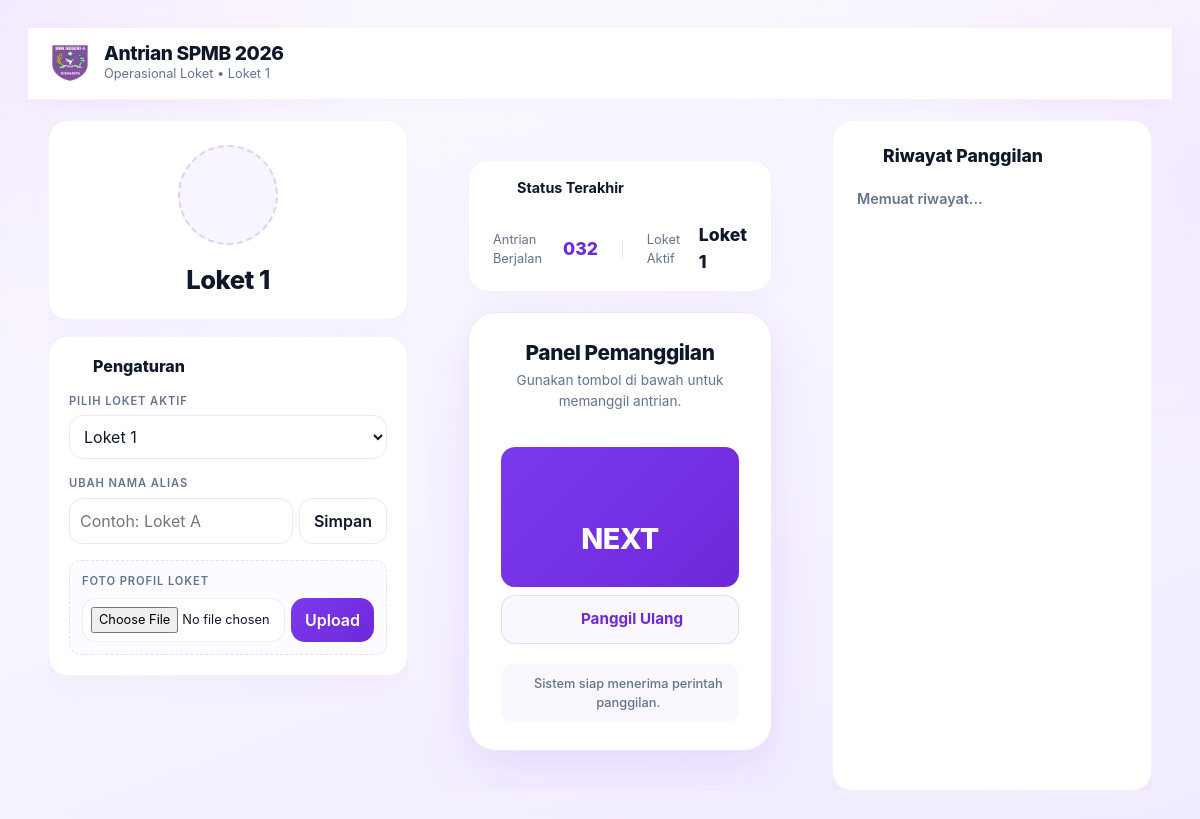
The page /loket?loket=1 (signed in) on the database as committed earlier.
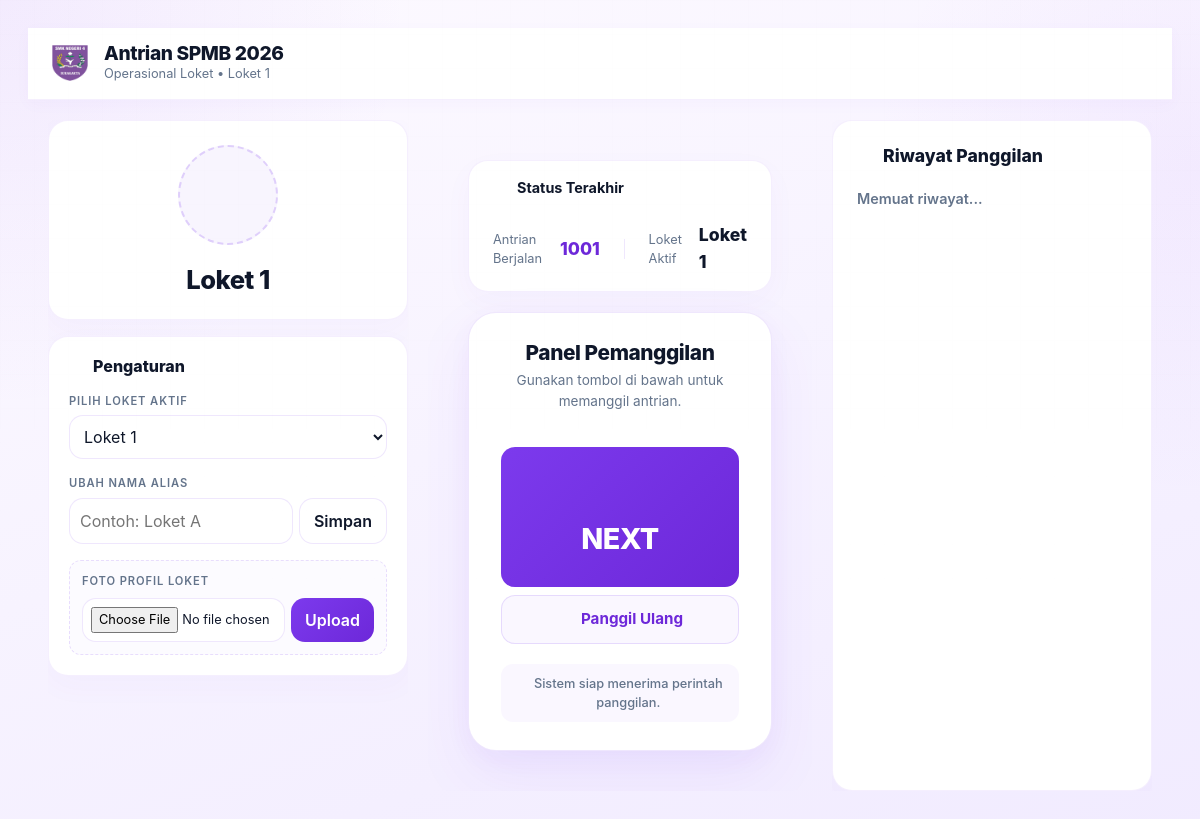
The same page on the database as committed later.
### tables this page shows
CREATE TABLE users (
                id INTEGER PRIMARY KEY AUTOINCREMENT,
                username TEXT NOT NULL UNIQUE,
                password_hash TEXT NOT NULL,
                role TEXT NOT NULL CHECK (role IN ("admin", "loket")),
                created_at TEXT NOT NULL
            , alias TEXT NOT NULL DEFAULT "", loket_number INTEGER NOT NULL DEFAULT 0);

CREATE TABLE state (
            id INTEGER PRIMARY KEY CHECK (id = 1),
            antrian INTEGER NOT NULL DEFAULT 0,
            loket INTEGER NOT NULL DEFAULT 0,
            panggil INTEGER NOT NULL DEFAULT 0
        );

### index.php (called while the page is built, shortened)
<?php
$requestUri = $_SERVER['REQUEST_URI'] ?? '';
$path = parse_url($requestUri, PHP_URL_PATH);
if ($path === '/' || $path === '/admin' || $path === '/index.php') {
    $page = $_GET['page'] ?? 'admin';
} elseif (strpos($path, '/loket') === 0) {
    $page = 'loket';
} elseif ($path === '/layar') {
    $page = 'layar';
} elseif ($path === '/admin') {
    $page = 'admin';
} elseif ($path === '/login') {
    $page = 'login';
} elseif ($path === '/register') {
    $page = 'register';
} elseif ($path === '/logout') {
    $page = 'logout';
} else {
    $page = '404';
}
$pageMap = [
    'menu' => __DIR__ . '/views/menu.php',
    'layar' => __DIR__ . '/views/layar.php',
    'admin' => __DIR__ . '/views/admin.php',
    'loket' => __DIR__ . '/views/loket.php',
    'login' => __DIR__ . '/auth/login.php',
    'register' => __DIR__ . '/auth/register.php',
    'logout' => __DIR__ . '/auth/logout.php',
];
require $pageMap[$page];

### auth/helpers.php (called while the page is built, shortened)
<?php
require_once __DIR__ . '/../config/database.php';
function antrian_base_url(): string
{
    static $baseUrl = null;
    if ($baseUrl !== null) {
        return $baseUrl;
    }
    $basePath = rtrim(dirname($_SERVER['SCRIPT_NAME']), '\\/');
    $basePath = rtrim($basePath, '\\/');
    $baseUrl = $basePath;
    return $baseUrl;
}
function antrian_csrf_token(): string
{
    return $_SESSION['_csrf_token'];
}
function antrian_loket_user_by_number(int $loketNumber): ?array
{
    $statement = antrian_db()->prepare(
        'SELECT id, username, alias, loket_number, role, created_at
         FROM users
         WHERE role = "loket" AND loket_number = :loket_number
         LIMIT 1'
    );
    $statement->bindValue(':loket_number', $loketNumber, PDO::PARAM_INT);
    $statement->execute();
    $user = $statement->fetch();
    return $user ?: null;
}

### config/database.php (called while the page is built, shortened)
<?php
function antrian_db(): PDO
{
    static $pdo = null;
    if ($pdo instanceof PDO) {
        return $pdo;
    }
    $databasePath = __DIR__ . '/../database/antrian.sqlite';
    $pdo = new PDO('sqlite:' . $databasePath);
    $pdo->setAttribute(PDO::ATTR_ERRMODE, PDO::ERRMODE_EXCEPTION);
    $pdo->setAttribute(PDO::ATTR_DEFAULT_FETCH_MODE, PDO::FETCH_ASSOC);
    $pdo->setAttribute(PDO::ATTR_TIMEOUT, 5);
    $pdo->exec('PRAGMA busy_timeout = 5000');
    $pdo->exec('PRAGMA journal_mode = WAL');
    $pdo->exec('PRAGMA synchronous = NORMAL');
    $pdo->exec('PRAGMA foreign_keys = ON');
    $pdo->exec(
        'CREATE TABLE IF NOT EXISTS state (
            id INTEGER PRIMARY KEY CHECK (id = 1),
            antrian INTEGER NOT NULL DEFAULT 0,
            loket INTEGER NOT NULL DEFAULT 0,
            panggil INTEGER NOT NULL DEFAULT 0
        )'
    );
    $pdo->exec('INSERT OR IGNORE INTO state (id, antrian, loket, panggil) VALUES (1, 0, 0, 0)');
    $pdo->exec(
        'CREATE TABLE IF NOT EXISTS app_settings (
            id INTEGER PRIMARY KEY CHECK (id = 1),
            intro_text TEXT NOT NULL,
            outro_text TEXT NOT NULL,
            queue_start INTEGER NOT NULL DEFAULT 1,
            display_cols INTEGER NOT NULL DEFAULT 4,
            display_rows INTEGER NOT NULL DEFAULT 2
        )'
    );
    $pdo->exec(
        'INSERT OR IGNORE INTO app_settings (id, intro_text, outro_text, queue_start)
            VALUES (1, "", "", 1)'
    );
    $pdo->exec(
        'CREATE TABLE IF NOT EXISTS loket_last_call (
            loket INTEGER PRIMARY KEY,
            antrian INTEGER NOT NULL DEFAULT 0,
            updated_at TEXT NOT NULL
        )'
    );
    $pdo->exec(
        'CREATE TABLE IF NOT EXISTS call_history (
            id INTEGER PRIMARY KEY AUTOINCREMENT,
            loket INTEGER NOT NULL,
            antrian INTEGER NOT NULL,
            created_at TEXT NOT NULL
        )'
    );
    $pdo->exec(
        'CREATE TABLE IF NOT EXISTS users (
            id INTEGER PRIMARY KEY AUTOINCREMENT,
            username TEXT NOT NULL UNIQUE,
            alias TEXT NOT NULL DEFAULT "",
            loket_number INTEGER NOT NULL DEFAULT 0,
            password_hash TEXT NOT NULL,
            role TEXT NOT NULL CHECK (role IN ("admin", "loket")),
            created_at TEXT NOT NULL
        )'
    );
    $pdo->exec('UPDATE users SET alias = username WHERE alias = "" OR alias IS NULL');
    $legacyRole = implode('', array_map('chr', [99, 108, 105, 101, 110, 116]));
    $pdo->prepare('UPDATE users SET role = :new_role WHERE role = :old_role')
        ->execute([
            'new_role' => 'loket',
            'old_role' => $legacyRole,
        ]);
    $pdo->exec('CREATE UNIQUE INDEX IF NOT EXISTS idx_users_loket_number ON users(loket_number) WHERE role = "loket"');
    return $pdo;
}
function antrian_state(): array
{
    $statement = antrian_db()->query('SELECT id, antrian, loket, panggil FROM state WHERE id = 1');
    $state = $statement ? $statement->fetch() : false;
    return $state ?: [
        'id' => 1,
        'antrian' => 0,
        'loket' => 0,
        'panggil' => 0,
    ];
}
function antrian_format_number(int $number): string
{
    return str_pad((string) $number, 3, '0', STR_PAD_LEFT);
}

### views/loket.php (the view, shortened to what the rows shown need)
<?php
require __DIR__ . '/../config/database.php';
require __DIR__ . '/../auth/helpers.php';
$loket = filter_input(INPUT_GET, 'loket', FILTER_VALIDATE_INT);
$loket = $loket && $loket > 0 ? $loket : (int) ($_GET['loket'] ?? 1);
$loket = $loket > 0 ? $loket : 1;
$requestedLoket = $loket;
$currentLoketAccount = antrian_loket_user_by_number($requestedLoket);
$loket = $requestedLoket;
$aliasName = $currentLoketAccount ? ($currentLoketAccount['alias'] ?: 'Loket ' . $loket) : 'Loket ' . $loket;
$state = antrian_state();
$currentQueue = antrian_format_number((int) $state['antrian']);
$csrfToken = antrian_csrf_token();
?><!DOCTYPE html>
<html lang="id">
<head>
    <link href="<?= antrian_base_url() ?>/assets/vendor/bootstrap/bootstrap.min.css" rel="stylesheet">
    <link rel="stylesheet" href="<?= antrian_base_url() ?>/assets/css/style.css">
</head>
<body class="app-shell app-loket app-admin" data-role="loket" data-base-url="<?= antrian_base_url() ?>" data-next-base-url="<?= antrian_base_url() ?>/api/next.php" data-loket="<?= $loket ?>" data-csrf-token="<?= htmlspecialchars($csrfToken, ENT_QUOTES, 'UTF-8') ?>">
    <nav class="admin-navbar" style="display: flex; justify-content: space-between; align-items: center;">
        <div style="display: flex; align-items: center; gap: 16px;">
            <div>
                <h1 style="font-size: 1.2rem; font-weight: 800; margin: 0; letter-spacing: -0.02em;">Antrian SPMB 2026</h1>
                <p style="font-size: 0.8rem; color: var(--muted); margin: 0;">Operasional Loket &bull; <?= htmlspecialchars($aliasName, ENT_QUOTES, 'UTF-8') ?></p>
            </div>
        </div>
    </nav>
    <div class="admin-layout">
        <div class="admin-sidebar" style="width: 360px;">
            <div class="panel-card-premium" style="gap: 12px; align-items: center; text-align: center; padding: 24px;">
                <h2 id="loketTitle" style="font-weight: 850; letter-spacing: -0.02em; margin: 8px 0 0 0; color: var(--text); font-size: 1.6rem;">
                </h2>
            </div>
            <div class="panel-card-premium" style="padding: 20px; gap: 16px;">
                <h2 style="font-size: 1rem; font-weight: 800; margin: 0; color: var(--text); display: flex; align-items: center; gap: 8px;">
                    <i data-lucide="settings" class="text-primary" style="width: 16px; height: 16px;"></i> Pengaturan
                </h2>
            </div>
        </div>
        <div class="admin-main" style="overflow-y: auto; padding: 40px; display: flex; flex-direction: column; align-items: center; justify-content: flex-start; gap: 20px; background: transparent; border: none; box-shadow: none;">
            <div class="panel-card-premium" style="padding: 16px 24px; width: 100%; max-width: 480px; border-radius: 20px; flex-shrink: 0;">
                <div style="display: flex; align-items: center; gap: 24px; justify-content: space-between; flex-wrap: wrap;">
                    <div style="display: flex; gap: 24px; align-items: center;">
                        <div style="display: flex; align-items: center; gap: 8px;">
                            <span style="font-size: 0.8rem; color: var(--muted);">Antrian Berjalan</span>
                            <strong id="currentQueueNumber" style="font-size: 1.1rem; color: var(--accent-strong); font-weight: 850;"><?= htmlspecialchars($currentQueue, ENT_QUOTES, 'UTF-8') ?></strong>
                        </div>
                    </div>
                </div>
            </div>
            <div class="panel-card-premium" style="padding: 28px 32px; width: 100%; max-width: 480px; border-radius: 28px; box-shadow: 0 24px 60px rgba(124, 58, 237, 0.08), 0 8px 24px rgba(124, 58, 237, 0.04); border: 1px solid rgba(124, 58, 237, 0.12); text-align: center; display: flex; flex-direction: column; gap: 20px;">
                <div>
                    <h2 style="font-size: 1.3rem; font-weight: 850; margin: 0; color: var(--text); letter-spacing: -0.02em;">Panel Pemanggilan</h2>
                </div>
            </div>
        </div>
        <div class="admin-sidebar" style="width: 320px; overflow-y: auto;">
            <div class="panel-card-premium" style="padding: 24px; min-height: 100%; display: flex; flex-direction: column;">
                <h2 style="font-size: 1.1rem; font-weight: 850; margin: 0 0 20px 0; color: var(--text); display: flex; align-items: center; gap: 8px;">
                    <i data-lucide="megaphone" class="text-primary" style="width: 18px; height: 18px;"></i> Riwayat Panggilan
                </h2>
            </div>
        </div>
    </div>
</body>
</html>

Rows that differ between the two databases and show on the page:
changed state: antrian "032" → "1001"
